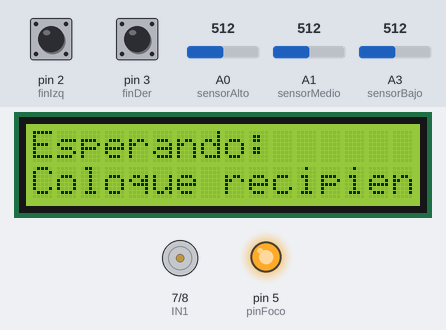
Bench run of a sketch on a simulated Arduino Uno, built with avr-gcc and run on an emulated ATmega328P. On the bench: 16×2 character LCD, motor-driver pin pairs drawn as motors (green arrow = first pin HIGH = forward, orange = second pin HIGH = backward, longer = more drive, scaled by the enable pin), output pins drawn as LEDs (lit = HIGH). Inputs (shaded band) come from the test bench; at power-on: pin 3 (finDer) HIGH, pin 2 (finIzq) HIGH, A3 (sensorBajo) = 512, A0 (sensorAlto) = 512, A1 (sensorMedio) = 512. What the sketch prints to the serial monitor is not drawn.

Above: at 9.8 s.
9.9 s: pin 3 (finDer) pulled LOW for 0.15 s
At 10.5 s:
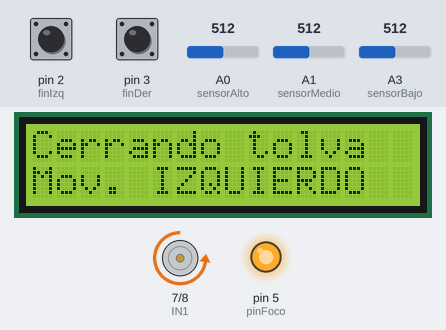
11.6 s: pin 2 (finIzq) pulled LOW for 0.15 s
At 12.7 s:
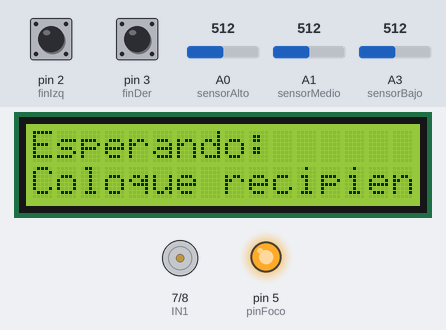
13.2 s: A3 (sensorBajo) set to 482
At 14.0 s:
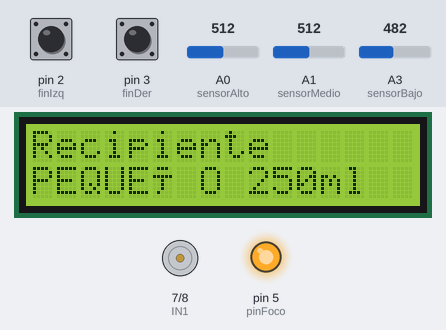
Timing chart, 0 to 27.3 s (numbered marks = the images above; inputs shaded):
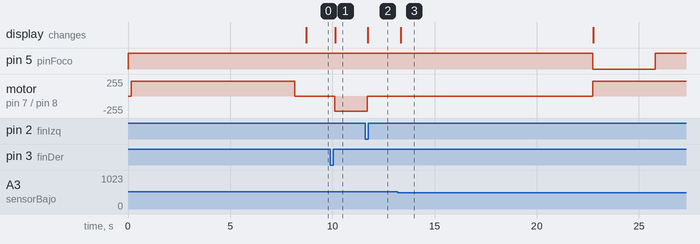

Measured:
- the behaviour switches between 500 and 499 on A3 (sensorBajo) (found by bisection; images 2 and 3)
- after the input at 9.9 s, motor on pin 7 (IN1) / pin 8 (IN2): stopped → backward 225/255 after 0.21 s; the display: changes after 0.24 s (image 1)
- after the input at 11.6 s, motor on pin 7 (IN1) / pin 8 (IN2): backward 225/255 → stopped after 0.10 s; the display: changes after 0.13 s (image 2)
- after the input at 13.2 s, pin 5 (pinFoco): HIGH → LOW after 9.5 s, → HIGH 3.1 s later; motor on pin 7 (IN1) / pin 8 (IN2): stopped → forward 225/255 after 9.5 s; the display: changes after 0.13 s (image 3)

The sketch:

DisenoFinal.ino
```cpp
#include <Wire.h>
#include <LiquidCrystal_I2C.h>

// ---------------- LCD ----------------
LiquidCrystal_I2C lcd(0x27, 16, 2); // Cambia a 0x3F si es necesario

// ---------------- MOTOR ----------------
const int IN1 = 7;
const int IN2 = 8;
const int ENA = 9;

// ---------------- FINALES DE CARRERA ----------------
const int finIzq = 2;
const int finDer = 3;

// ---------------- SENSORES IR ----------------
const int sensorAlto = A0;  // Para 1L
const int sensorMedio = A1; // Para 0.5L
const int sensorBajo = A3;  // Para 0.25L
const int UMBRAL_DETECCION = 500;

// ---------------- FOCO ----------------
const int pinFoco = 5;  // MOC3021
bool focoEncendido = true;
unsigned long tiempoInicioFoco = 0;
unsigned long duracionApagado = 0;
bool enApagado = false;

// ---------------- VARIABLES GLOBALES ----------------
int sentido = 1; // 1 = derecha, -1 = izquierda
unsigned long tiempoInicioRetardo = 0;
bool enRetardo = false;
bool retardoCompletado = false;

bool esperandoRecipiente = false;
bool recipienteDetectado = false;
int recipienteSeleccionado = 0; // 0=none, 250=pequeño, 500=mediano, 1000=grande
unsigned long tiempoRetardoRecipiente = 0;

bool sistemaInicializado = false; // NUEVA VARIABLE para controlar la inicialización

// ---------------- FUNCIONES ----------------
void mostrarLCD(String linea1, String linea2);
void detectarRecipiente();
void controlarFoco();
void rutinaInicializacion();

void setup() {
  pinMode(IN1, OUTPUT);
  pinMode(IN2, OUTPUT);
  pinMode(ENA, OUTPUT);
  pinMode(finIzq, INPUT_PULLUP);
  pinMode(finDer, INPUT_PULLUP);
  pinMode(pinFoco, OUTPUT);

  // Iniciar foco encendido
  digitalWrite(pinFoco, HIGH);
  focoEncendido = true;

  Serial.begin(9600);
  lcd.init();
  lcd.backlight();
  lcd.clear();

  mostrarLCD("Sistema iniciado", "Inicializando...");

  // RUTINA DE INICIALIZACIÓN SOLO UNA VEZ
  rutinaInicializacion();
  sistemaInicializado = true; // Marcar como inicializado

  mostrarLCD("Sistema listo", "Esperando...");
  Serial.println("Sistema inicializado y listo");
}

// ---------------- RUTINA DE INICIALIZACIÓN ----------------
void rutinaInicializacion() {
  Serial.println("Iniciando rutina de inicialización...");
  mostrarLCD("Inicializando", "motor...");

  bool izqPresionado = digitalRead(finIzq) == LOW;
  bool derPresionado = digitalRead(finDer) == LOW;

  // Si el motor está en el final izquierdo, moverlo a la derecha
  if (izqPresionado) {
    Serial.println("Motor en posición IZQUIERDA - Moviendo a DERECHA...");
    mostrarLCD("Moviendo a", "DERECHA...");

    // Activar motor hacia la derecha
    digitalWrite(IN1, HIGH);
    digitalWrite(IN2, LOW);
    analogWrite(ENA, 225);

    // Esperar hasta que llegue al final derecho o timeout
    unsigned long inicioMovimiento = millis();
    while (digitalRead(finDer) != LOW) {
      if (millis() - inicioMovimiento > 10000) { // Timeout de 10 segundos
        Serial.println("TIMEOUT: Motor no llegó al final derecho");
        break;
      }
      delay(50);
    }

    // Detener motor
    digitalWrite(IN1, LOW);
    digitalWrite(IN2, LOW);
    Serial.println("Motor en posición DERECHA - Inicialización completada");
    delay(500);
  }
  // Si el motor está en el final derecho, ya está en posición correcta
  else if (derPresionado) {
    Serial.println("Motor ya en posición DERECHA");
    delay(500);
  }
  // Si no está en ningún final, mover hacia la derecha hasta encontrar uno
  else {
    Serial.println("Motor en posición desconocida - Buscando referencia...");
    mostrarLCD("Buscando", "referencia...");

    // Primero intentar mover a la derecha
    digitalWrite(IN1, HIGH);
    digitalWrite(IN2, LOW);
    analogWrite(ENA, 225);

    unsigned long inicioBusqueda = millis();
    while (digitalRead(finDer) != LOW && digitalRead(finIzq) != LOW) {
      if (millis() - inicioBusqueda > 8000) { // Timeout de 8 segundos
        Serial.println("TIMEOUT: No se encontró referencia");
        break;
      }
      delay(50);
    }

    // Detener motor
    digitalWrite(IN1, LOW);
    digitalWrite(IN2, LOW);

    // Si terminó en izquierdo, mover a derecho
    if (digitalRead(finIzq) == LOW) {
      Serial.println("Encontrado final IZQUIERDO - Moviendo a DERECHA...");
      delay(500);

      digitalWrite(IN1, HIGH);
      digitalWrite(IN2, LOW);
      analogWrite(ENA, 225);

      inicioBusqueda = millis();
      while (digitalRead(finDer) != LOW) {
        if (millis() - inicioBusqueda > 8000) {
          Serial.println("TIMEOUT: No se llegó al final derecho");
          break;
        }
        delay(50);
      }

      digitalWrite(IN1, LOW);
      digitalWrite(IN2, LOW);
    }

    Serial.println("Posición de referencia encontrada");
    delay(500);
  }

  // Configurar estado inicial del sistema
  sentido = -1; // Listo para moverse a izquierda cuando se detecte recipiente
  esperandoRecipiente = true;
  retardoCompletado = false;
  enRetardo = false;

  Serial.println("Rutina de inicialización COMPLETADA");
}

// ---------------- FUNCIONES AUXILIARES ----------------

void mostrarLCD(String linea1, String linea2) {
  lcd.clear();
  lcd.setCursor(0, 0);
  lcd.print(linea1);
  if (linea2 != "") {
    lcd.setCursor(0, 1);
    lcd.print(linea2);
  }
}

// Detectar tipo de recipiente y ajustar tiempos
void detectarRecipiente() {
  int valorAlto = analogRead(sensorAlto);
  int valorMedio = analogRead(sensorMedio);
  int valorBajo = analogRead(sensorBajo);

  bool detectaAlto = (valorAlto < UMBRAL_DETECCION);
  bool detectaMedio = (valorMedio < UMBRAL_DETECCION);
  bool detectaBajo = (valorBajo < UMBRAL_DETECCION);

  if (detectaBajo && !detectaMedio && !detectaAlto) {
    recipienteSeleccionado = 250;
    tiempoRetardoRecipiente = 500; // 0.5 s para motor ---valor correcto
    duracionApagado = 3000;         // 0.3 s para foco (CORREGIDO)
    recipienteDetectado = true;
    Serial.println("Recipiente PEQUEÑO detectado (250 ml)");
    mostrarLCD("Recipiente", "PEQUEÑO 250ml");
  }
  else if (detectaBajo && detectaMedio && !detectaAlto) {
    recipienteSeleccionado = 500;
    tiempoRetardoRecipiente = 1200; // 0.8 s para motor (CORREGIDO)
    duracionApagado = 5000;         // 4 s para foco (CORREGIDO)
    recipienteDetectado = true;
    Serial.println("Recipiente MEDIANO detectado (500 ml)");
    mostrarLCD("Recipiente", "MEDIANO 500ml");
  }
  else if (detectaBajo && detectaMedio && detectaAlto) {
    recipienteSeleccionado = 1000;
    tiempoRetardoRecipiente = 1900; // 1.9 s para motor
    duracionApagado = 6000;         // 1.5 s para foco (CORREGIDO)
    recipienteDetectado = true;
    Serial.println("Recipiente GRANDE detectado (1000 ml)");
    mostrarLCD("Recipiente", "GRANDE 1000ml");
  }
  else {
    recipienteDetectado = false;
    if (esperandoRecipiente) {
      mostrarLCD("Esperando:", "Coloque recipiente");
    }
  }
}

// Control del foco según el recipiente - CORREGIDO
void controlarFoco() {
  // Si el foco está encendido y se detectó un recipiente → apagarlo temporalmente
  if (!enApagado && recipienteDetectado && sistemaInicializado) {
    recipienteDetectado = false; // solo ejecutar una vez por detección

    Serial.println("Foco: Esperando 1 segundo antes de apagarse...");
    delay(9400); // espera 9 segundo antes de apagar (CORREGIDO)

    Serial.print("Apagando foco por ");
    Serial.print(duracionApagado);
    Serial.println(" ms...");
    digitalWrite(pinFoco, LOW);
    focoEncendido = false;

    tiempoInicioFoco = millis(); // guarda cuándo se apagó
    enApagado = true;
  }

  // Si el foco está apagado y ya pasó el tiempo → volver a encender
  if (enApagado && (millis() - tiempoInicioFoco >= duracionApagado)) {
    Serial.println("Reencendiendo foco...");
    digitalWrite(pinFoco, HIGH);
    focoEncendido = true;
    enApagado = false;

    // NO resetear esperandoRecipiente aquí - eso causa el ciclo infinito
    // El sistema debe esperar a que se presione el final de carrera izquierdo
    // para volver a esperar un recipiente
    Serial.println("Foco reencendido - Esperando siguiente ciclo");
  }
}

void loop() {
  bool izqPresionado = digitalRead(finIzq) == LOW;
  bool derPresionado = digitalRead(finDer) == LOW;

  // FINAL IZQUIERDO - Solo entra en espera de recipiente cuando se presiona físicamente
  if (izqPresionado && !esperandoRecipiente) {
    digitalWrite(IN1, LOW);
    digitalWrite(IN2, LOW);
    esperandoRecipiente = true;
    recipienteDetectado = false;
    recipienteSeleccionado = 0;
    sentido = -1;

    Serial.println("Final IZQUIERDO presionado - Esperando recipiente...");
    mostrarLCD("Esperando:", "Coloque recipiente");
    delay(500);
  }

  if (esperandoRecipiente) {
    detectarRecipiente();
    if (recipienteSeleccionado > 0) {
      sentido = 1;
      esperandoRecipiente = false;

      switch (recipienteSeleccionado) {
        case 250:
          Serial.println("Iniciando llenado PEQUENO...");
          break;
        case 500:
          Serial.println("Iniciando llenado MEDIANO...");
          break;
        case 1000:
          Serial.println("Iniciando llenado GRANDE...");
          break;
      }
    }
  }

  // Control del foco
  controlarFoco();

  // FINAL DERECHO
  if (derPresionado && !enRetardo && !retardoCompletado) {
    digitalWrite(IN1, LOW);
    digitalWrite(IN2, LOW);
    enRetardo = true;
    tiempoInicioRetardo = millis();
    esperandoRecipiente = false;

    Serial.print("Final DERECHO presionado - Retardo de ");
    Serial.print(tiempoRetardoRecipiente);
    Serial.println(" ms...");
    mostrarLCD("Final DER presionado", "Esperando...");
  }

  if (enRetardo) {
    if (millis() - tiempoInicioRetardo >= tiempoRetardoRecipiente) {
      sentido = -1;
      enRetardo = false;
      retardoCompletado = true;
      Serial.println("Retardo completado - Cambiando a IZQUIERDA");
      mostrarLCD("Retardo completado", "Mov. IZQUIERDA");
    }
  }

  if (!derPresionado && retardoCompletado) {
    retardoCompletado = false;
    Serial.println("Final DERECHO liberado - Sistema listo");
    mostrarLCD("Sistema listo", "Esperando...");
  }

  // CONTROL MOTOR
  if (!enRetardo && !esperandoRecipiente) {
    if (sentido == 1) {
      digitalWrite(IN1, HIGH);
      digitalWrite(IN2, LOW);
      if (!derPresionado) {
        Serial.println("Girando DERECHA - LLENANDO");
        mostrarLCD("Llenando:", String(recipienteSeleccionado) + "ml");
      }
    } else {
      digitalWrite(IN1, LOW);
      digitalWrite(IN2, HIGH);
      if (!izqPresionado) {
        Serial.println("Girando IZQUIERDA - CERRANDO");
        mostrarLCD("Cerrando tolva", "Mov. IZQUIERDO");
      }
    }
  } else {
    digitalWrite(IN1, LOW);
    digitalWrite(IN2, LOW);
  }

  analogWrite(ENA, 225);
  delay(100);
}
```
